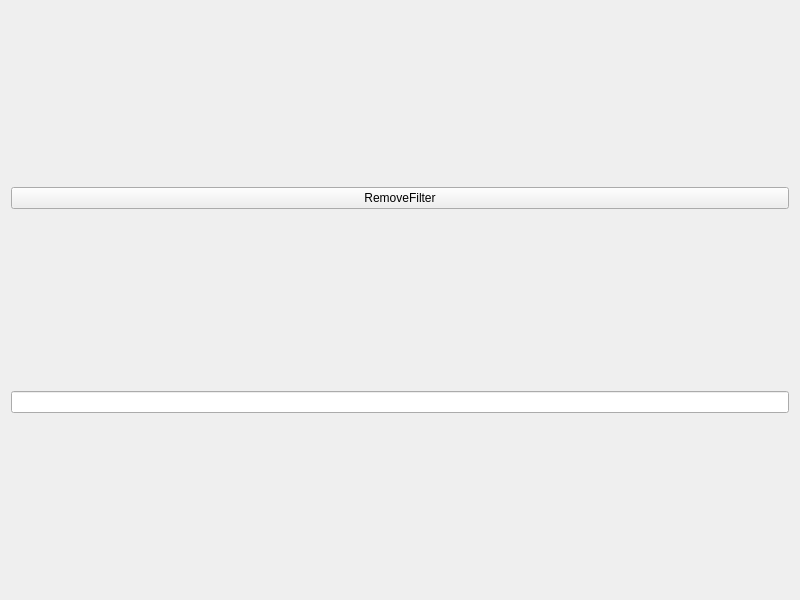
<?xml version="1.0" encoding="UTF-8"?>
<ui version="4.0">
 <class>Widget</class>
 <widget class="QWidget" name="Widget">
  <property name="geometry">
   <rect>
    <x>0</x>
    <y>0</y>
    <width>800</width>
    <height>600</height>
   </rect>
  </property>
  <property name="windowTitle">
   <string>Widget</string>
  </property>
  <layout class="QVBoxLayout" name="verticalLayout">
   <item>
    <widget class="QPushButton" name="removeFilterButton">
     <property name="text">
      <string>RemoveFilter</string>
     </property>
    </widget>
   </item>
   <item>
    <widget class="QLineEdit" name="lineEdit"/>
   </item>
  </layout>
 </widget>
 <resources/>
 <connections/>
</ui>
